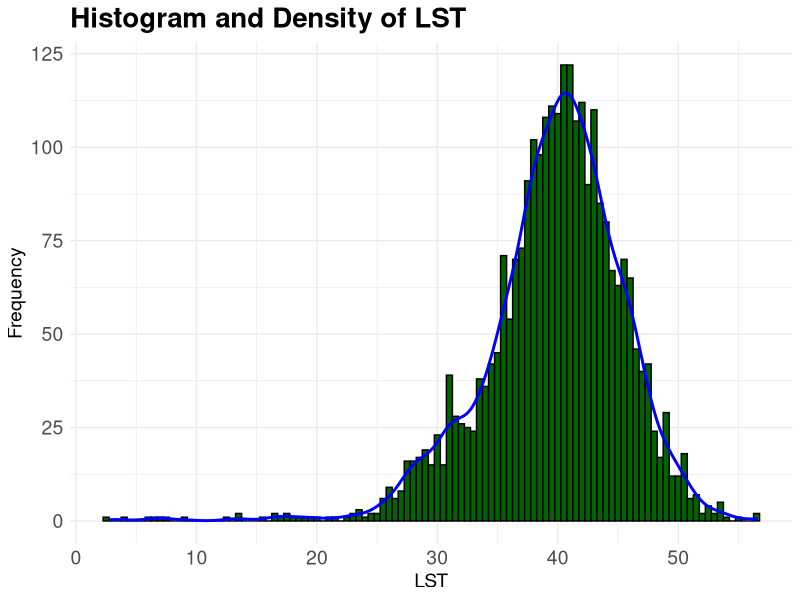

Source code (R):
## ---- chunk 1
final_data = read.csv("final_data.csv")
## ---- chunk 2
library(tidyverse)


ggplot(final_data, aes(x = Lst)) +
  geom_histogram(binwidth = 0.5, fill = "#006400", color = "black") +
  geom_density(aes(y = ..count.. * 0.5), color = "blue", size = 1) +  
labs(x = "LST", y = "Frequency", title = "Histogram and Density of LST") +
  theme_minimal() +
  theme(plot.title = element_text(size = 20, face = "bold"),
        axis.title = element_text(size = 14),
        axis.text = element_text(size = 14))

## ---- chunk 3

summer_data <- final_data %>%
  filter(Lst>20) %>%
  group_by(Date, Year, Month ) %>%
  summarise_all(.funs = mean, na.rm = TRUE)  %>%
  ungroup()
glimpse(summer_data)
## ---- chunk 4
write.csv(summer_data, "summer_data.csv")

